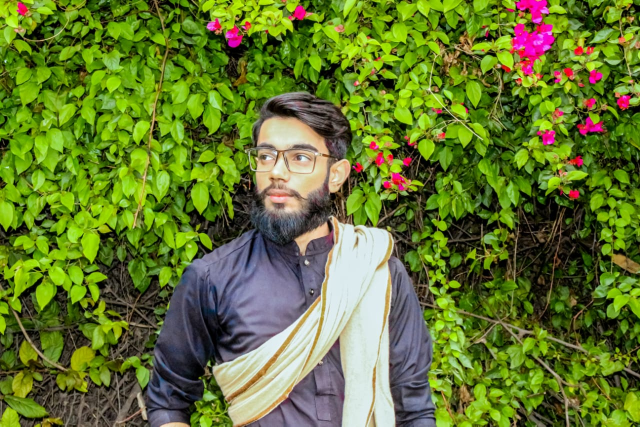
#> input picture Programming AI LabTask/PAI Task 5/WhatsApp Image 2025-03-09 at 08.58.58_65992efe.jpg, 1280 x 853 px, found by its file name (shown at 1/2 size)
$ jupyter execute --allow-errors 'Computer Vision.ipynb'
#> lines starting #> are read from the running program, lines starting #| are printed output that depends on the picture; after the words box and inside, x2 and y2 are one past the last pixel; in counts of white or black regions, pixels touching at a corner belong together
# **Import Libraries**

[cell 1]
import cv2
import matplotlib.pyplot as plt
import numpy as np

# **Loding Images .....**

[cell 2]
img = cv2.imread(r'C:\Users\Ahmad\Downloads\WhatsApp Image 2025-03-09 at 08.58.58_65992efe.jpg')
#> img is the input picture: shape (853, 1280, 3); mean B, G, R 47, 118.9, 99.9
cv2.imshow("Ahmad", img)
cv2.waitKey(0)
cv2.destroyAllWindows()

[cell 3]
img.shape
#> Out = (853, 1280, 3)

# **Read Image In Grayscale**

[cell 4]
img_gray = cv2.imread(r"C:\Users\Ahmad\Downloads\WhatsApp Image 2025-03-09 at 08.58.58_65992efe.jpg")
img_gray = cv2.cvtColor(img_gray, cv2.COLOR_BGR2GRAY)
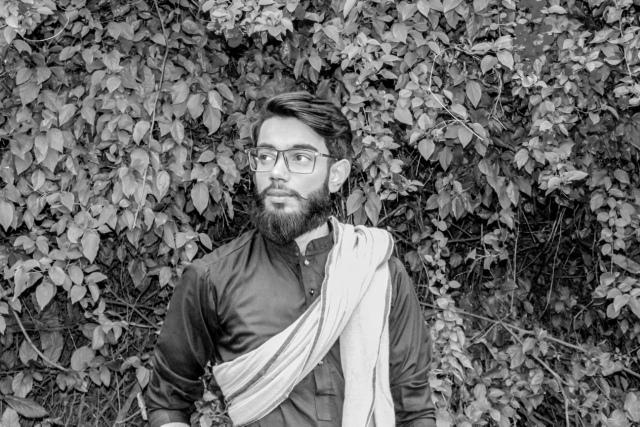
#> img_gray: shape (853, 1280) (shown at 1/2 size); min 0, max 254, mean 105.1
plt.imshow(img_gray, cmap='gray')

[cell 5]
img_gray.shape
#> Out = (853, 1280)

# **Write & Save Image**

[cell 6]
cv2.imwrite("Ahmad", img_gray)
#> Out = True

# **Color Spaces**

[cell 7]
img = cv2.imread(r"C:\Users\Ahmad\Downloads\WhatsApp Image 2025-03-09 at 08.58.58_65992efe.jpg")
red, green, blue = cv2.split(img)
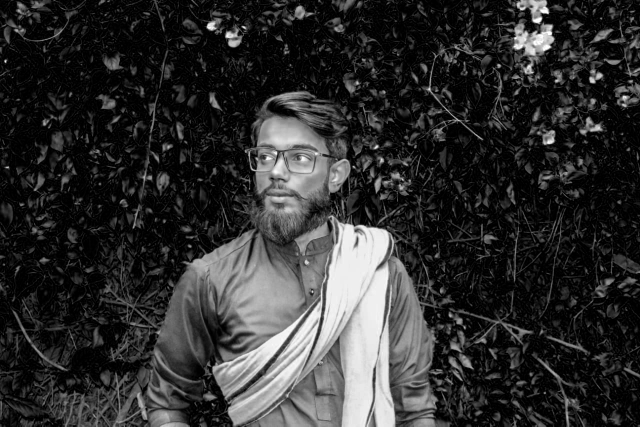
#> red: shape (853, 1280) (shown at 1/2 size); min 0, max 255, mean 47
fig, axes = plt.subplots(nrows=1, ncols=4, facecolor = 'white')

axes[0].imshow(img, )
axes[1].imshow(blue, cmap='Blues')
axes[2].imshow(green, cmap='Greens')
axes[3].imshow(red, cmap='Reds')

axes[0].set_title('Original')
axes[1].set_title('Blue')
axes[2].set_title('Green')
axes[3].set_title('Red')

fig.tight_layout()
plt.show()
#> figure, not shown here; B, G, R data is drawn as R, G, B

### Arithmetic Operations on Images

### Addition of Images
To add images both images should have equal shape.

[cell 8]
img = cv2.imread(r"C:\Users\Ahmad\Downloads\WhatsApp Image 2025-03-09 at 08.58.58_65992efe.jpg")
img2 = cv2.imread(r"C:\Users\Ahmad\Downloads\images__1_-removebg-preview.png")

#> (the rest of this cell did not finish here and is left out)

# **Subtraction OF Image**

#> (a cell that did not finish here is left out)

# **Bitwise Operations**

[cell 10]
img = cv2.imread(r'Black _white1.png')
img2 = cv2.imread(r'Black_white2.png')
#> (the rest of this cell did not finish here and is left out)

# **Image Resizing**

[cell 11]
image = cv2.imread(r"C:\Users\Ahmad\Downloads\WhatsApp Image 2025-03-09 at 08.58.58_65992efe.jpg")
half = cv2.resize(image, (0, 0), fx = 0.1, fy = 0.1)
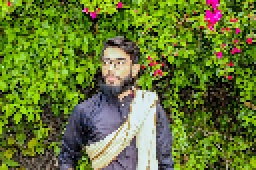
#> half: shape (85, 128, 3) (shown 2 times larger); mean B, G, R 47.3, 119.3, 100.3
bigger = cv2.resize(image, (1050, 1610))
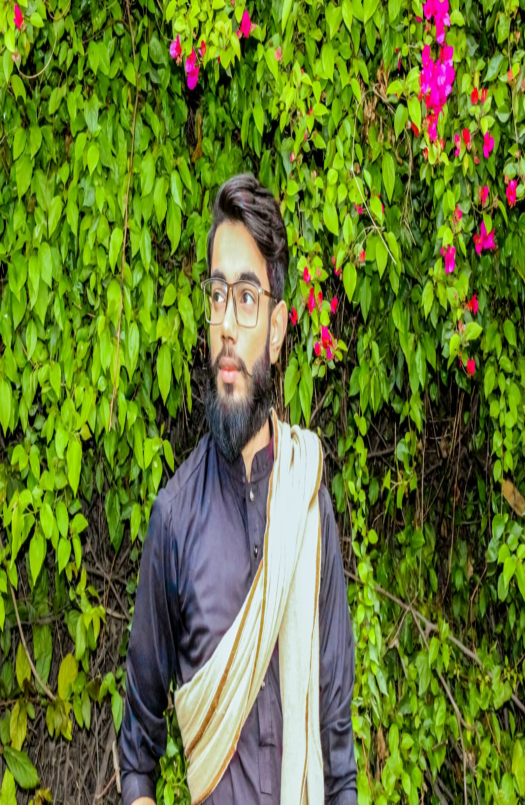
#> bigger: shape (1610, 1050, 3) (shown at 1/2 size); mean B, G, R 46.9, 118.8, 99.8

stretch_near = cv2.resize(image, (780, 540),
               interpolation = cv2.INTER_LINEAR)


Titles =["Original", "Half", "Bigger", "Interpolation Nearest"]
images =[image, half, bigger, stretch_near]
count = 4

for i in range(count):
    plt.subplot(2, 2, i + 1)
    plt.title(Titles[i])
    plt.tight_layout()
    plt.imshow(images[i])

plt.show()
#> figure, not shown here; B, G, R data is drawn as R, G, B

# **Image Erosion**

[cell 12]
img = cv2.imread(r"C:\Users\Ahmad\Downloads\WhatsApp Image 2025-03-09 at 08.58.58_65992efe.jpg")
img = cv2.cvtColor(img, cv2.COLOR_BGR2RGB)

kernel = np.ones((5, 5), np.uint8)
eroded_img = cv2.erode(img, kernel, iterations=2)
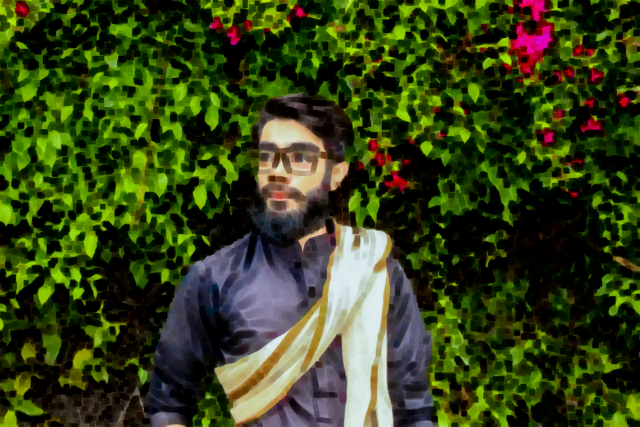
#> eroded_img: shape (853, 1280, 3) (shown at 1/2 size); mean R, G, B 52.9, 65, 22.8

fig, axes = plt.subplots(nrows=1, ncols=2, figsize=(7,7))
fig.tight_layout()

axes[0].imshow(img)
axes[1].imshow(eroded_img)

axes[0].set_title('Original')
axes[1].set_title('Eroded Image')
plt.show()

# **Blurring An Image**

[cell 13]
img = cv2.imread(r"C:\Users\Ahmad\Downloads\WhatsApp Image 2025-03-09 at 08.58.58_65992efe.jpg")
img = cv2.cvtColor(img, cv2.COLOR_BGR2RGB)

gaussian = cv2.GaussianBlur(img, (15, 15), 0)
median = cv2.medianBlur(img, 11)
bilateral = cv2.bilateralFilter(img, 15, 150, 150)


fig, axes = plt.subplots(nrows=1, ncols=4, figsize=(10, 10))
fig.tight_layout()


axes[0].imshow(img)
axes[1].imshow(gaussian)
axes[2].imshow(median)
axes[3].imshow(bilateral)

axes[0].set_title('Original')
axes[1].set_title('Gaussian Blur')
axes[2].set_title('Median Blur')
axes[3].set_title('Bilateral Blur')

plt.show()

# **Image Thresholding**

[cell 14]
img_gray = cv2.cvtColor(img, cv2.COLOR_BGR2GRAY)
fig, axes = plt.subplots(nrows=2, ncols=3, figsize=(7, 5))
axes = axes.flatten()

ret, Thresh1 = cv2.threshold(img_gray, 100, 255, cv2.THRESH_BINARY)
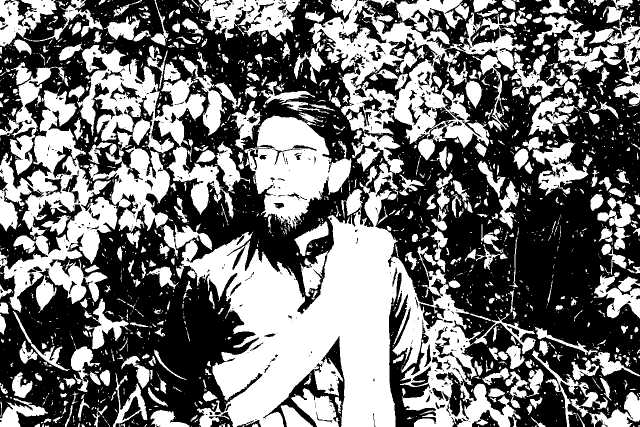
#> Thresh1: shape (853, 1280) (shown at 1/2 size); 44.8% white; 2203 white regions (1648 under 20 px), largest, box (x1, y1, x2, y2) and area: (352, 326, 1072, 853) 143989, (617, 0, 1053, 321) 44663, (0, 181, 235, 625) 39196
ret, Thresh1_INV = cv2.threshold(img_gray, 100, 255, cv2.THRESH_BINARY_INV)
ret, Thresh2 = cv2.threshold(img_gray, 100, 255, cv2.THRESH_TRUNC)
ret, Thresh3 = cv2.threshold(img_gray, 100, 255, cv2.THRESH_TOZERO)
ret, Thresh3_INV = cv2.threshold(img_gray, 100, 255, cv2.THRESH_TOZERO_INV)
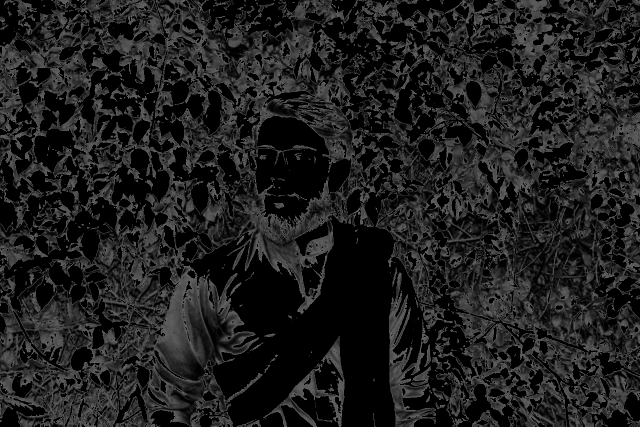
#> Thresh3_INV: shape (853, 1280) (shown at 1/2 size); min 0, max 100, mean 30.5

fig.tight_layout()

axes[0].imshow(img_gray, cmap='gray')
axes[1].imshow(Thresh1, cmap='gray')
axes[2].imshow(Thresh1_INV, cmap='gray')
axes[3].imshow(Thresh2, cmap='gray')
axes[4].imshow(Thresh3, cmap='gray')
axes[5].imshow(Thresh3_INV, cmap='gray')

titles = ['Original', 'Binary', 'Binary INV', 'Trunc', 'ToZero', 'ToZero INV']
for ax, title in zip(axes, titles):
    ax.set_title(title)
    ax.axis('off')
#> this loop made 6 passes
#> title on passes 1 to 6: 'Original', 'Binary', 'Binary INV', 'Trunc', 'ToZero', 'ToZero INV'

plt.show()

<!-- ## Edge Detection -->

# **Edge Detection**

[cell 15]
img = cv2.imread(r"C:\Users\Ahmad\Downloads\WhatsApp Image 2025-03-09 at 08.58.58_65992efe.jpg", cv2.IMREAD_GRAYSCALE)
#> img: shape (853, 1280); min 0, max 255, mean 104.8
edges = cv2.Canny(img, 100, 200)
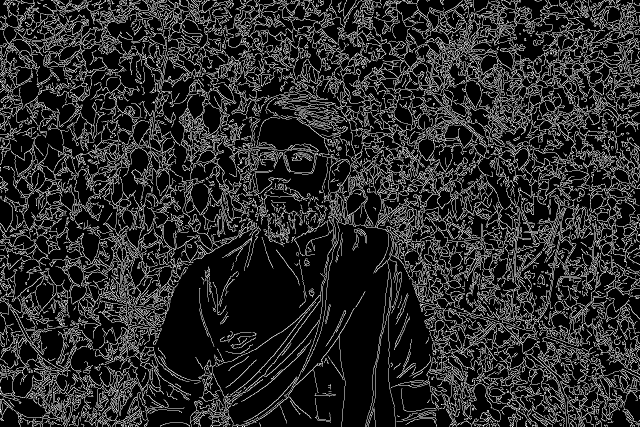
#> edges: shape (853, 1280) (shown at 1/2 size); 16.7% white in thin lines or dots

fig, axes = plt.subplots(nrows=1, ncols=2, figsize=(7, 6))
fig.tight_layout()

axes[0].imshow(img, cmap='gray')
axes[1].imshow(edges, cmap='gray')

axes[0].set_title('Orignal')
axes[1].set_title('Canny Edge Detection')

titles = ['Orignal', 'Canny Edge Detection']

for ax, title in zip(axes, titles):
    ax.set_title(title)
    ax.axis('Off')
#> this loop made 2 passes


plt.show()

# **Contour Detection**

[cell 16]
original_img = cv2.imread(r"C:\Users\Ahmad\Downloads\WhatsApp Image 2025-03-09 at 08.58.58_65992efe.jpg", cv2.IMREAD_COLOR)
img = original_img.copy()
img_gray = cv2.cvtColor(img, cv2.COLOR_BGR2GRAY)

fig, axes = plt.subplots(nrows = 1, ncols=2, figsize=(7, 6))

ret, thresh = cv2.threshold(img_gray, 127, 255, cv2.THRESH_BINARY)
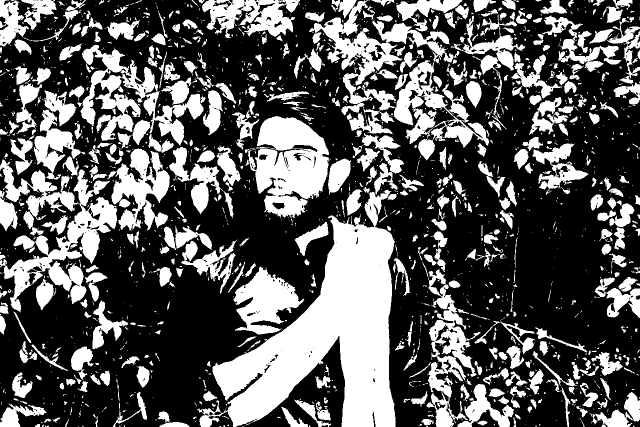
#> thresh: shape (853, 1280) (shown at 1/2 size); 36% white; 1940 white regions (1366 under 20 px)
contours, hierarchy = cv2.findContours(thresh ,cv2.RETR_EXTERNAL, cv2.CHAIN_APPROX_SIMPLE)
#> contours = 1899 contours, 1465 with area under 20; largest, box (x1, y1, x2, y2) and area: (394, 379, 791, 853) 75758, (618, 0, 978, 321) 41570, (0, 318, 235, 625) 23350, (489, 232, 659, 437) 21648, (161, 90, 407, 306) 16624
cv2.drawContours(img, contours, -1, (0, 255, 0), 2)
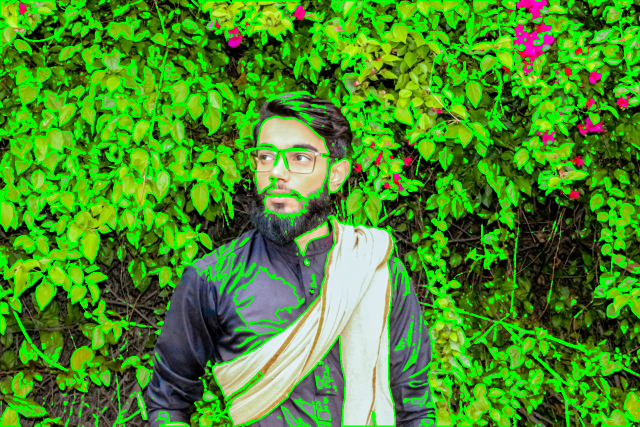
#> img: shape (853, 1280, 3) (shown at 1/2 size); mean B, G, R 37.1, 141.4, 73.3

fig.tight_layout()

axes[0].imshow(original_img)
axes[1].imshow(img)

titles = ['Orignal', 'Contour']

for ax, title in zip(axes, titles):
    ax.set_title(title)
    ax.axis('off')
#> this loop made 2 passes

plt.show()
#> figure, not shown here; B, G, R data is drawn as R, G, B
